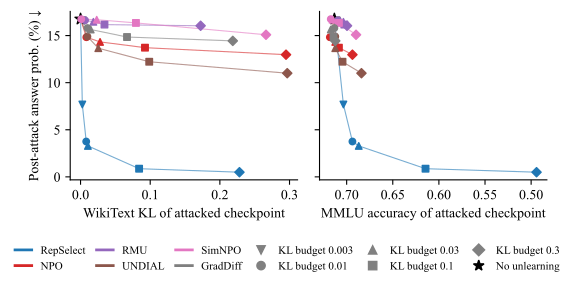

The Python source for this figure:
# %%
"""Robustness vs. disruption across WikiText-KL budgets (Llama-3.1-8B / WMDP-Bio).

One point per (method, budget): x = disruption of the unlearned checkpoint that gets
attacked (WikiText KL at the last step within budget; or MMLU accuracy), y = worst-case
recall probability over the relearning attack.

All budgets: runs launched by community/benchmarks/wmdp_low_mi/run_kl0.1.sh with budget=
edited (top-1 hyperparameters of the paper's 0.01 search, 100 epochs max), fetched from wandb.
The 0.01 budget is rerun rather than taken from the search, so that MMLU is logged.

Fetched data is cached in kl_budget_sweep.json; delete it to refetch.
"""
import json
import sys
from pathlib import Path

import matplotlib.pyplot as plt
import numpy as np
import yaml

plt.style.use("default")
plt.rcParams["font.size"] = 10
plt.rcParams["font.family"] = "Times New Roman"
plt.rcParams["axes.titlesize"] = 10

SCRIPT_DIR = Path(__file__).parent
CACHE_FILE = SCRIPT_DIR / "kl_budget_sweep.json"
BASELINES_FILE = SCRIPT_DIR.parent.parent / "benchmarks" / "wmdp_low_mi" / "baselines.yaml"
OUT_FILE = SCRIPT_DIR / "kl_budget_sweep.pdf"

UNL_PROJECT = "filyp/selective-unlearning"
REL_PROJECT = "filyp/rel-selective-unlearning"
MODEL = "Llama-3.1-8B"
DATASET = "bio"
KL_METRIC = "train/wikitext_kl"
ROB_METRIC = "train/recall_prob"
MMLU_METRIC = "train/mmlu_total/acc"

# same order as main_grid.py so colours match
titles_dict = {
    "RepSelectSimple_forget": "RepSelect",
    "RepSelect2_forget": None,
    "RepSelectSimple_forget_no_lora": None,
    "NPO": "NPO",
    "RMU": "RMU",
    "UNDIAL": "UNDIAL",
    "SimNPO": "SimNPO",
    "GradDiff": "GradDiff",
}
_colors = plt.rcParams["axes.prop_cycle"].by_key()["color"]
method_to_color = {m: _colors[i % len(_colors)] for i, m in enumerate(titles_dict)}
METHODS = [m for m, t in titles_dict.items() if t]

# budget -> method -> wandb run name; all from run_kl0.1.sh with budget= edited
# (top-1 hyperparameters of the paper's 0.01 search; 0.01 rerun so that MMLU is logged)
NEW_BUDGETS = [0.003, 0.01, 0.03, 0.1, 0.3]
RUNS = {b: {m: f"kl{b}_Llama-3.1-8B_bio_{m}" for m in METHODS} for b in NEW_BUDGETS}
REFERENCE_RUN = "kl0.1_Llama-3.1-8B_bio_reference"


def last_valid_kl(kl, budget):
    kl = np.asarray(kl, dtype=float)
    valid = np.where(kl <= budget)[0]
    return float(kl[valid[-1]]) if len(valid) else None


def fetch():
    """Returns {budget: {method: {kl, robustness, mmlu, source}}} plus a 'reference' entry."""
    from dotenv import load_dotenv
    import wandb

    load_dotenv(SCRIPT_DIR.parent.parent.parent / ".env")
    api = wandb.Api()

    def one_run(project, name):
        runs = list(api.runs(project, filters={"display_name": name}))
        assert len(runs) <= 1, f"{name}: {len(runs)} runs"
        return runs[0] if runs else None

    data = {}

    def flat_lr(run):
        cfg = {k: v for k, v in run.config.items()}
        return cfg.get("trainer", {}).get("args", {}).get("learning_rate") or cfg.get(
            "trainer.args.learning_rate"
        )

    # new budgets from wandb
    for budget in NEW_BUDGETS:
      data[str(budget)] = {}
      for method, name in RUNS[budget].items():
        unl_run = one_run(UNL_PROJECT, name)
        rel_run = one_run(REL_PROJECT, name)
        if unl_run is None or rel_run is None or rel_run.state != "finished":
            print(f"  {budget} {method}: not finished yet, skipping")
            continue
        kl_hist = unl_run.history(keys=[KL_METRIC])[KL_METRIC].dropna().values
        rob_hist = rel_run.history(keys=[ROB_METRIC])[ROB_METRIC].dropna().values
        if last_valid_kl(kl_hist, budget) == 0.0:
            # overshot the budget at the first step: the attacked checkpoint is the base model
            print(f"  {budget} {method}: overshot at step 1 ({name}), attack ran on the base model, skipping")
            continue
        data[str(budget)][method] = {
            "kl": last_valid_kl(kl_hist, budget),
            "robustness": float(np.max(rob_hist)),
            "mmlu": rel_run.summary.get(MMLU_METRIC),
            "run": name,
            "unlearning_lr": flat_lr(unl_run),
        }

    ref = one_run(REL_PROJECT, REFERENCE_RUN)
    rob_hist = ref.history(keys=[ROB_METRIC])[ROB_METRIC].dropna().values
    data["reference"] = {
        "kl": 0.0,
        "robustness": float(np.max(rob_hist)),
        "mmlu": ref.summary.get(MMLU_METRIC),
        "run": REFERENCE_RUN,
    }
    return data


if CACHE_FILE.exists():
    data = json.loads(CACHE_FILE.read_text())
    print(f"Loaded {CACHE_FILE}")
else:
    data = fetch()
    CACHE_FILE.write_text(json.dumps(data, indent=2))
    print(f"Saved {CACHE_FILE}")

# %%
BUDGETS = ["0.003", "0.01", "0.03", "0.1", "0.3"]
budget_marker = {"0.003": "v", "0.01": "o", "0.03": "^", "0.1": "s", "0.3": "D"}

fig, (ax_kl, ax_mmlu) = plt.subplots(1, 2, figsize=(5.5, 2.4), sharey=True)

ref = data["reference"]
for ax, key in [(ax_kl, "kl"), (ax_mmlu, "mmlu")]:
    ax.scatter(ref[key], ref["robustness"] * 100, marker="*", s=70, color="black", zorder=3)
    for method in METHODS:
        pts = [
            (data[b][method][key], data[b][method]["robustness"] * 100, b)
            for b in BUDGETS
            if method in data[b] and data[b][method][key] is not None
        ]
        if not pts:
            continue
        color = method_to_color[method]
        # each method's curve starts at the no-unlearning point
        xs = [ref[key]] + [p[0] for p in pts]
        ys = [ref["robustness"] * 100] + [p[1] for p in pts]
        ax.plot(xs, ys, color=color, lw=0.8, alpha=0.6)
        for x, y, b in pts:
            ax.scatter(x, y, marker=budget_marker[b], s=22, color=color, zorder=3)
    ax.spines["top"].set_visible(False)
    ax.spines["right"].set_visible(False)

ax_kl.set_xlabel("WikiText KL of attacked checkpoint")
ax_mmlu.set_xlabel("MMLU accuracy of attacked checkpoint")
ax_mmlu.invert_xaxis()  # more disruption to the right, like the KL panel
ax_kl.set_ylabel("Post-attack answer prob. (%) ↓")

# legend: methods by colour, budgets by marker, reference
from matplotlib.lines import Line2D

handles = [Line2D([], [], color=method_to_color[m], lw=2, label=titles_dict[m]) for m in METHODS]
handles += [
    Line2D([], [], color="gray", marker=budget_marker[b], ls="", label=f"KL budget {b}")
    for b in BUDGETS
]
handles += [Line2D([], [], color="black", marker="*", ms=8, ls="", label="No unlearning")]
plt.tight_layout()
fig.legend(
    handles=handles, loc="upper center", bbox_to_anchor=(0.5, 0.0), frameon=False,
    fontsize=8, ncol=6, handlelength=1.5, columnspacing=1.0,
)
fig.savefig(OUT_FILE, bbox_inches="tight", dpi=150)
print(f"Saved {OUT_FILE}")
plt.show()
